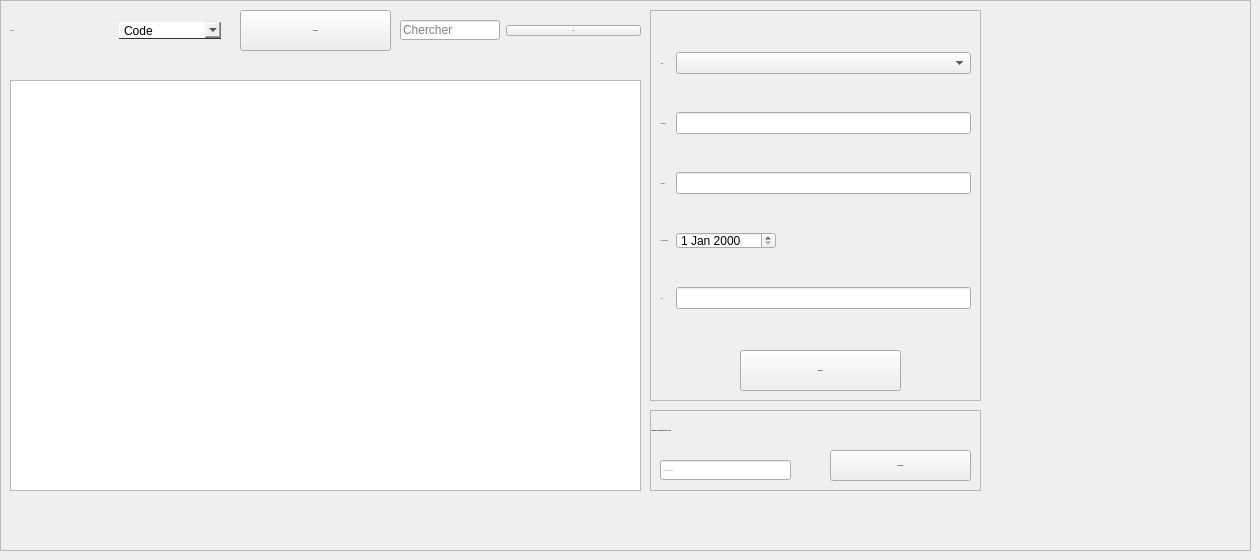
          <widget class="QWidget" name="tab_18">
           <attribute name="title">
            <string>Liste des equipements</string>
           </attribute>
           <widget class="QFrame" name="frame_32">
            <property name="geometry">
             <rect>
              <x>0</x>
              <y>0</y>
              <width>1251</width>
              <height>551</height>
             </rect>
            </property>
            <property name="frameShape">
             <enum>QFrame::StyledPanel</enum>
            </property>
            <property name="frameShadow">
             <enum>QFrame::Raised</enum>
            </property>
            <widget class="QFrame" name="frame1_10">
             <property name="geometry">
              <rect>
               <x>650</x>
               <y>410</y>
               <width>331</width>
               <height>81</height>
              </rect>
             </property>
             <property name="frameShape">
              <enum>QFrame::StyledPanel</enum>
             </property>
             <property name="frameShadow">
              <enum>QFrame::Raised</enum>
             </property>
             <widget class="QLabel" name="label_91">
              <property name="geometry">
               <rect>
                <x>0</x>
                <y>0</y>
                <width>321</width>
                <height>41</height>
               </rect>
              </property>
              <property name="font">
               <font>
                <family>century gothic</family>
                <pointsize>-1</pointsize>
                <weight>75</weight>
                <bold>true</bold>
               </font>
              </property>
              <property name="styleSheet">
               <string notr="true">QLabel{
color: black;

border: none;
}</string>
              </property>
              <property name="text">
               <string>      Supprimer un equipement par son code</string>
              </property>
             </widget>
             <widget class="QLineEdit" name="lineEdit_supp">
              <property name="geometry">
               <rect>
                <x>10</x>
                <y>50</y>
                <width>131</width>
                <height>20</height>
               </rect>
              </property>
              <property name="font">
               <font>
                <family>century gothic</family>
                <pointsize>-1</pointsize>
               </font>
              </property>
              <property name="placeholderText">
               <string>code de l'equipement</string>
              </property>
             </widget>
             <widget class="QPushButton" name="supprimer_equi">
              <property name="geometry">
               <rect>
                <x>180</x>
                <y>40</y>
                <width>141</width>
                <height>31</height>
               </rect>
              </property>
              <property name="font">
               <font>
                <family>century gothic</family>
                <pointsize>-1</pointsize>
                <weight>75</weight>
                <bold>true</bold>
               </font>
              </property>
              <property name="cursor">
               <cursorShape>PointingHandCursor</cursorShape>
              </property>
              <property name="text">
               <string>SUPPRIMER</string>
              </property>
             </widget>
            </widget>
            <widget class="QTableView" name="tableView_2">
             <property name="geometry">
              <rect>
               <x>10</x>
               <y>80</y>
               <width>631</width>
               <height>411</height>
              </rect>
             </property>
            </widget>
            <widget class="QWidget" name="horizontalLayoutWidget_7">
             <property name="geometry">
              <rect>
               <x>400</x>
               <y>10</y>
               <width>241</width>
               <height>41</height>
              </rect>
             </property>
             <layout class="QHBoxLayout" name="horizontalLayout_19">
              <item>
               <widget class="QLineEdit" name="lineEdit_29">
                <property name="maximumSize">
                 <size>
                  <width>100</width>
                  <height>20</height>
                 </size>
                </property>
                <property name="placeholderText">
                 <string>Chercher</string>
                </property>
               </widget>
              </item>
              <item>
               <widget class="QPushButton" name="chercher_equi">
                <property name="font">
                 <font>
                  <family>century gothic</family>
                  <pointsize>-1</pointsize>
                  <weight>75</weight>
                  <bold>true</bold>
                 </font>
                </property>
                <property name="cursor">
                 <cursorShape>PointingHandCursor</cursorShape>
                </property>
                <property name="text">
                 <string>ok</string>
                </property>
               </widget>
              </item>
             </layout>
            </widget>
            <widget class="QFrame" name="frame_33">
             <property name="geometry">
              <rect>
               <x>650</x>
               <y>10</y>
               <width>331</width>
               <height>391</height>
              </rect>
             </property>
             <property name="frameShape">
              <enum>QFrame::StyledPanel</enum>
             </property>
             <property name="frameShadow">
              <enum>QFrame::Raised</enum>
             </property>
             <widget class="QPushButton" name="modifier_equi">
              <property name="geometry">
               <rect>
                <x>90</x>
                <y>340</y>
                <width>161</width>
                <height>41</height>
               </rect>
              </property>
              <property name="font">
               <font>
                <family>century gothic</family>
                <pointsize>-1</pointsize>
                <weight>75</weight>
                <bold>true</bold>
               </font>
              </property>
              <property name="cursor">
               <cursorShape>PointingHandCursor</cursorShape>
              </property>
              <property name="text">
               <string>MODIFIER</string>
              </property>
             </widget>
             <widget class="QWidget" name="gridLayoutWidget_11">
              <property name="geometry">
               <rect>
                <x>10</x>
                <y>10</y>
                <width>311</width>
                <height>321</height>
               </rect>
              </property>
              <layout class="QGridLayout" name="gridLayout_11">
               <property name="sizeConstraint">
                <enum>QLayout::SetDefaultConstraint</enum>
               </property>
               <property name="horizontalSpacing">
                <number>6</number>
               </property>
               <item row="3" column="0">
                <widget class="QLabel" name="label_92">
                 <property name="font">
                  <font>
                   <family>century gothic</family>
                   <pointsize>-1</pointsize>
                  </font>
                 </property>
                 <property name="text">
                  <string>   Date_acquisition :</string>
                 </property>
                </widget>
               </item>
               <item row="2" column="0">
                <widget class="QLabel" name="label_93">
                 <property name="font">
                  <font>
                   <family>century gothic</family>
                   <pointsize>-1</pointsize>
                  </font>
                 </property>
                 <property name="text">
                  <string>   Quantite :</string>
                 </property>
                </widget>
               </item>
               <item row="1" column="1">
                <widget class="QLineEdit" name="lineEdit_e22"/>
               </item>
               <item row="1" column="0">
                <widget class="QLabel" name="label_94">
                 <property name="font">
                  <font>
                   <family>century gothic</family>
                   <pointsize>-1</pointsize>
                  </font>
                 </property>
                 <property name="text">
                  <string>   Description :</string>
                 </property>
                </widget>
               </item>
               <item row="4" column="0">
                <widget class="QLabel" name="label_95">
                 <property name="font">
                  <font>
                   <family>century gothic</family>
                   <pointsize>-1</pointsize>
                  </font>
                 </property>
                 <property name="text">
                  <string>   Prix :</string>
                 </property>
                </widget>
               </item>
               <item row="2" column="1">
                <widget class="QLineEdit" name="lineEdit_e33"/>
               </item>
               <item row="0" column="0">
                <widget class="QLabel" name="label_96">
                 <property name="font">
                  <font>
                   <family>century gothic</family>
                   <pointsize>-1</pointsize>
                  </font>
                 </property>
                 <property name="text">
                  <string>   Code :</string>
                 </property>
                </widget>
               </item>
               <item row="3" column="1">
                <widget class="QDateEdit" name="dateEdit_e2">
                 <property name="minimumSize">
                  <size>
                   <width>100</width>
                   <height>0</height>
                  </size>
                 </property>
                 <property name="maximumSize">
                  <size>
                   <width>12</width>
                   <height>17</height>
                  </size>
                 </property>
                 <property name="cursor">
                  <cursorShape>PointingHandCursor</cursorShape>
                 </property>
                 <property name="tabletTracking">
                  <bool>false</bool>
                 </property>
                </widget>
               </item>
               <item row="4" column="1">
                <widget class="QLineEdit" name="lineEdit_e44"/>
               </item>
               <item row="0" column="1">
                <widget class="QComboBox" name="comboBox_16"/>
               </item>
              </layout>
             </widget>
            </widget>
            <widget class="QWidget" name="horizontalLayoutWidget_8">
             <property name="geometry">
              <rect>
               <x>10</x>
               <y>10</y>
               <width>211</width>
               <height>41</height>
              </rect>
             </property>
             <layout class="QHBoxLayout" name="horizontalLayout_20">
              <item>
               <widget class="QLabel" name="label_97">
                <property name="font">
                 <font>
                  <family>century gothic</family>
                  <pointsize>-1</pointsize>
                 </font>
                </property>
                <property name="text">
                 <string>Trier par :</string>
                </property>
               </widget>
              </item>
              <item>
               <widget class="QComboBox" name="comboBox_17">
                <property name="cursor">
                 <cursorShape>PointingHandCursor</cursorShape>
                </property>
                <property name="layoutDirection">
                 <enum>Qt::LeftToRight</enum>
                </property>
                <property name="styleSheet">
                 <string notr="true">QComboBox{
border:none;
border-bottom:1px solid #2d3436;
}
QComboBox::hover{
background: rgba(119,181,254,0.5);
}</string>
                </property>
                <item>
                 <property name="text">
                  <string>Code</string>
                 </property>
                </item>
                <item>
                 <property name="text">
                  <string>Description</string>
                 </property>
                </item>
                <item>
                 <property name="text">
                  <string>Quantite</string>
                 </property>
                </item>
                <item>
                 <property name="text">
                  <string>Date</string>
                 </property>
                </item>
                <item>
                 <property name="text">
                  <string>Prix</string>
                 </property>
                </item>
               </widget>
              </item>
             </layout>
            </widget>
            <widget class="QGraphicsView" name="graphicsView_21">
             <property name="geometry">
              <rect>
               <x>10</x>
               <y>80</y>
               <width>631</width>
               <height>411</height>
              </rect>
             </property>
             <property name="styleSheet">
              <string notr="true">border-image: url(:/images/Achat-fourniture-bureau.jpg);
border-radius: 15px;</string>
             </property>
            </widget>
            <widget class="QPushButton" name="actualiser">
             <property name="geometry">
              <rect>
               <x>240</x>
               <y>10</y>
               <width>151</width>
               <height>41</height>
              </rect>
             </property>
             <property name="font">
              <font>
               <family>century gothic</family>
               <pointsize>-1</pointsize>
               <weight>75</weight>
               <bold>true</bold>
              </font>
             </property>
             <property name="cursor">
              <cursorShape>PointingHandCursor</cursorShape>
             </property>
             <property name="text">
              <string>actualiser</string>
             </property>
            </widget>
            <zorder>frame1_10</zorder>
            <zorder>horizontalLayoutWidget_7</zorder>
            <zorder>frame_33</zorder>
            <zorder>horizontalLayoutWidget_8</zorder>
            <zorder>graphicsView_21</zorder>
            <zorder>tableView_2</zorder>
            <zorder>actualiser</zorder>
           </widget>
          </widget>
